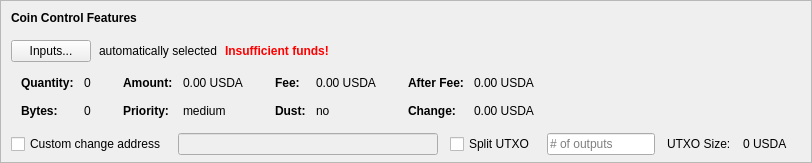
    <widget class="QFrame" name="frameCreditControl">
     <property name="sizePolicy">
      <sizepolicy hsizetype="Expanding" vsizetype="Expanding">
       <horstretch>0</horstretch>
       <verstretch>0</verstretch>
      </sizepolicy>
     </property>
     <property name="maximumSize">
      <size>
       <width>16777215</width>
       <height>16777215</height>
      </size>
     </property>
     <property name="frameShape">
      <enum>QFrame::StyledPanel</enum>
     </property>
     <property name="frameShadow">
      <enum>QFrame::Sunken</enum>
     </property>
     <layout class="QVBoxLayout" name="verticalLayoutCreditControl2">
      <property name="spacing">
       <number>0</number>
      </property>
      <property name="leftMargin">
       <number>0</number>
      </property>
      <property name="topMargin">
       <number>0</number>
      </property>
      <property name="rightMargin">
       <number>0</number>
      </property>
      <property name="bottomMargin">
       <number>6</number>
      </property>
      <item>
       <layout class="QVBoxLayout" name="verticalLayoutCreditControl" stretch="0,0,0,0,1">
        <property name="spacing">
         <number>0</number>
        </property>
        <property name="leftMargin">
         <number>10</number>
        </property>
        <property name="topMargin">
         <number>10</number>
        </property>
        <item>
         <layout class="QHBoxLayout" name="horizontalLayoutCreditControl1">
          <property name="bottomMargin">
           <number>15</number>
          </property>
          <item>
           <widget class="QLabel" name="labelCreditControlFeatures">
            <property name="sizePolicy">
             <sizepolicy hsizetype="Preferred" vsizetype="Maximum">
              <horstretch>0</horstretch>
              <verstretch>0</verstretch>
             </sizepolicy>
            </property>
            <property name="font">
             <font>
              <weight>75</weight>
              <bold>true</bold>
             </font>
            </property>
            <property name="styleSheet">
             <string notr="true">font-weight:bold;</string>
            </property>
            <property name="text">
             <string>Coin Control Features</string>
            </property>
           </widget>
          </item>
         </layout>
        </item>
        <item>
         <layout class="QHBoxLayout" name="horizontalLayoutCreditControl2" stretch="0,0,0,0">
          <property name="spacing">
           <number>8</number>
          </property>
          <property name="bottomMargin">
           <number>10</number>
          </property>
          <item>
           <widget class="QPushButton" name="pushButtonCreditControl">
            <property name="styleSheet">
             <string notr="true"/>
            </property>
            <property name="text">
             <string>Inputs...</string>
            </property>
            <property name="autoDefault">
             <bool>false</bool>
            </property>
           </widget>
          </item>
          <item>
           <widget class="QLabel" name="labelCreditControlAutomaticallySelected">
            <property name="text">
             <string>automatically selected</string>
            </property>
            <property name="margin">
             <number>5</number>
            </property>
           </widget>
          </item>
          <item>
           <widget class="QLabel" name="labelCreditControlInsuffFunds">
            <property name="font">
             <font>
              <weight>75</weight>
              <bold>true</bold>
             </font>
            </property>
            <property name="styleSheet">
             <string notr="true">color:red;font-weight:bold;</string>
            </property>
            <property name="text">
             <string>Insufficient funds!</string>
            </property>
            <property name="margin">
             <number>5</number>
            </property>
           </widget>
          </item>
          <item>
           <spacer name="horizontalSpacerCreditControl">
            <property name="orientation">
             <enum>Qt::Horizontal</enum>
            </property>
            <property name="sizeHint" stdset="0">
             <size>
              <width>40</width>
              <height>1</height>
             </size>
            </property>
           </spacer>
          </item>
         </layout>
        </item>
        <item>
         <widget class="QWidget" name="widgetCreditControl" native="true">
          <property name="sizePolicy">
           <sizepolicy hsizetype="Preferred" vsizetype="Preferred">
            <horstretch>0</horstretch>
            <verstretch>0</verstretch>
           </sizepolicy>
          </property>
          <property name="minimumSize">
           <size>
            <width>0</width>
            <height>0</height>
           </size>
          </property>
          <property name="styleSheet">
           <string notr="true"/>
          </property>
          <layout class="QHBoxLayout" name="horizontalLayoutCreditControl5">
           <property name="leftMargin">
            <number>0</number>
           </property>
           <property name="topMargin">
            <number>0</number>
           </property>
           <property name="rightMargin">
            <number>0</number>
           </property>
           <property name="bottomMargin">
            <number>0</number>
           </property>
           <item>
            <layout class="QHBoxLayout" name="horizontalLayoutCreditControl3" stretch="0,0,0,1">
             <property name="spacing">
              <number>20</number>
             </property>
             <property name="topMargin">
              <number>0</number>
             </property>
             <property name="bottomMargin">
              <number>10</number>
             </property>
             <item>
              <layout class="QFormLayout" name="formLayoutCreditControl1">
               <property name="horizontalSpacing">
                <number>10</number>
               </property>
               <property name="verticalSpacing">
                <number>14</number>
               </property>
               <property name="leftMargin">
                <number>10</number>
               </property>
               <property name="topMargin">
                <number>4</number>
               </property>
               <property name="rightMargin">
                <number>6</number>
               </property>
               <item row="0" column="0">
                <widget class="QLabel" name="labelCreditControlQuantityText">
                 <property name="font">
                  <font>
                   <weight>75</weight>
                   <bold>true</bold>
                  </font>
                 </property>
                 <property name="text">
                  <string>Quantity:</string>
                 </property>
                 <property name="margin">
                  <number>0</number>
                 </property>
                </widget>
               </item>
               <item row="0" column="1">
                <widget class="QLabel" name="labelCreditControlQuantity">
                 <property name="cursor">
                  <cursorShape>IBeamCursor</cursorShape>
                 </property>
                 <property name="contextMenuPolicy">
                  <enum>Qt::ActionsContextMenu</enum>
                 </property>
                 <property name="text">
                  <string notr="true">0</string>
                 </property>
                 <property name="margin">
                  <number>0</number>
                 </property>
                 <property name="textInteractionFlags">
                  <set>Qt::LinksAccessibleByMouse|Qt::TextSelectableByKeyboard|Qt::TextSelectableByMouse</set>
                 </property>
                </widget>
               </item>
               <item row="1" column="0">
                <widget class="QLabel" name="labelCreditControlBytesText">
                 <property name="font">
                  <font>
                   <weight>75</weight>
                   <bold>true</bold>
                  </font>
                 </property>
                 <property name="text">
                  <string>Bytes:</string>
                 </property>
                </widget>
               </item>
               <item row="1" column="1">
                <widget class="QLabel" name="labelCreditControlBytes">
                 <property name="cursor">
                  <cursorShape>IBeamCursor</cursorShape>
                 </property>
                 <property name="contextMenuPolicy">
                  <enum>Qt::ActionsContextMenu</enum>
                 </property>
                 <property name="text">
                  <string notr="true">0</string>
                 </property>
                 <property name="textInteractionFlags">
                  <set>Qt::LinksAccessibleByMouse|Qt::TextSelectableByKeyboard|Qt::TextSelectableByMouse</set>
                 </property>
                </widget>
               </item>
              </layout>
             </item>
             <item>
              <layout class="QFormLayout" name="formLayoutCreditControl2">
               <property name="horizontalSpacing">
                <number>10</number>
               </property>
               <property name="verticalSpacing">
                <number>14</number>
               </property>
               <property name="leftMargin">
                <number>6</number>
               </property>
               <property name="topMargin">
                <number>4</number>
               </property>
               <property name="rightMargin">
                <number>6</number>
               </property>
               <item row="0" column="0">
                <widget class="QLabel" name="labelCreditControlAmountText">
                 <property name="font">
                  <font>
                   <weight>75</weight>
                   <bold>true</bold>
                  </font>
                 </property>
                 <property name="text">
                  <string>Amount:</string>
                 </property>
                 <property name="margin">
                  <number>0</number>
                 </property>
                </widget>
               </item>
               <item row="0" column="1">
                <widget class="QLabel" name="labelCreditControlAmount">
                 <property name="cursor">
                  <cursorShape>IBeamCursor</cursorShape>
                 </property>
                 <property name="contextMenuPolicy">
                  <enum>Qt::ActionsContextMenu</enum>
                 </property>
                 <property name="text">
                  <string notr="true">0.00 USDA</string>
                 </property>
                 <property name="textInteractionFlags">
                  <set>Qt::LinksAccessibleByMouse|Qt::TextSelectableByKeyboard|Qt::TextSelectableByMouse</set>
                 </property>
                </widget>
               </item>
               <item row="1" column="0">
                <widget class="QLabel" name="labelCreditControlPriorityText">
                 <property name="font">
                  <font>
                   <weight>75</weight>
                   <bold>true</bold>
                  </font>
                 </property>
                 <property name="text">
                  <string>Priority:</string>
                 </property>
                </widget>
               </item>
               <item row="1" column="1">
                <widget class="QLabel" name="labelCreditControlPriority">
                 <property name="cursor">
                  <cursorShape>IBeamCursor</cursorShape>
                 </property>
                 <property name="contextMenuPolicy">
                  <enum>Qt::ActionsContextMenu</enum>
                 </property>
                 <property name="text">
                  <string>medium</string>
                 </property>
                 <property name="textInteractionFlags">
                  <set>Qt::LinksAccessibleByMouse|Qt::TextSelectableByKeyboard|Qt::TextSelectableByMouse</set>
                 </property>
                </widget>
               </item>
              </layout>
             </item>
             <item>
              <layout class="QFormLayout" name="formLayoutCreditControl3">
               <property name="horizontalSpacing">
                <number>10</number>
               </property>
               <property name="verticalSpacing">
                <number>14</number>
               </property>
               <property name="leftMargin">
                <number>6</number>
               </property>
               <property name="topMargin">
                <number>4</number>
               </property>
               <property name="rightMargin">
                <number>6</number>
               </property>
               <item row="0" column="0">
                <widget class="QLabel" name="labelCreditControlFeeText">
                 <property name="font">
                  <font>
                   <weight>75</weight>
                   <bold>true</bold>
                  </font>
                 </property>
                 <property name="text">
                  <string>Fee:</string>
                 </property>
                 <property name="margin">
                  <number>0</number>
                 </property>
                </widget>
               </item>
               <item row="0" column="1">
                <widget class="QLabel" name="labelCreditControlFee">
                 <property name="cursor">
                  <cursorShape>IBeamCursor</cursorShape>
                 </property>
                 <property name="contextMenuPolicy">
                  <enum>Qt::ActionsContextMenu</enum>
                 </property>
                 <property name="text">
                  <string notr="true">0.00 USDA</string>
                 </property>
                 <property name="textInteractionFlags">
                  <set>Qt::LinksAccessibleByMouse|Qt::TextSelectableByKeyboard|Qt::TextSelectableByMouse</set>
                 </property>
                </widget>
               </item>
               <item row="1" column="0">
                <widget class="QLabel" name="labelCreditControlLowOutputText">
                 <property name="font">
                  <font>
                   <weight>75</weight>
                   <bold>true</bold>
                  </font>
                 </property>
                 <property name="text">
                  <string>Dust:</string>
                 </property>
                </widget>
               </item>
               <item row="1" column="1">
                <widget class="QLabel" name="labelCreditControlLowOutput">
                 <property name="cursor">
                  <cursorShape>IBeamCursor</cursorShape>
                 </property>
                 <property name="contextMenuPolicy">
                  <enum>Qt::ActionsContextMenu</enum>
                 </property>
                 <property name="text">
                  <string>no</string>
                 </property>
                 <property name="textInteractionFlags">
                  <set>Qt::LinksAccessibleByMouse|Qt::TextSelectableByKeyboard|Qt::TextSelectableByMouse</set>
                 </property>
                </widget>
               </item>
              </layout>
             </item>
             <item>
              <layout class="QFormLayout" name="formLayoutCreditControl4">
               <property name="horizontalSpacing">
                <number>10</number>
               </property>
               <property name="verticalSpacing">
                <number>14</number>
               </property>
               <property name="leftMargin">
                <number>6</number>
               </property>
               <property name="topMargin">
                <number>4</number>
               </property>
               <property name="rightMargin">
                <number>6</number>
               </property>
               <item row="0" column="0">
                <widget class="QLabel" name="labelCreditControlAfterFeeText">
                 <property name="font">
                  <font>
                   <weight>75</weight>
                   <bold>true</bold>
                  </font>
                 </property>
                 <property name="text">
                  <string>After Fee:</string>
                 </property>
                 <property name="margin">
                  <number>0</number>
                 </property>
                </widget>
               </item>
               <item row="0" column="1">
                <widget class="QLabel" name="labelCreditControlAfterFee">
                 <property name="cursor">
                  <cursorShape>IBeamCursor</cursorShape>
                 </property>
                 <property name="contextMenuPolicy">
                  <enum>Qt::ActionsContextMenu</enum>
                 </property>
                 <property name="text">
                  <string notr="true">0.00 USDA</string>
                 </property>
                 <property name="textInteractionFlags">
                  <set>Qt::LinksAccessibleByMouse|Qt::TextSelectableByKeyboard|Qt::TextSelectableByMouse</set>
                 </property>
                </widget>
               </item>
               <item row="1" column="0">
                <widget class="QLabel" name="labelCreditControlChangeText">
                 <property name="font">
                  <font>
                   <weight>75</weight>
                   <bold>true</bold>
                  </font>
                 </property>
                 <property name="text">
                  <string>Change:</string>
                 </property>
                </widget>
               </item>
               <item row="1" column="1">
                <widget class="QLabel" name="labelCreditControlChange">
                 <property name="cursor">
                  <cursorShape>IBeamCursor</cursorShape>
                 </property>
                 <property name="contextMenuPolicy">
                  <enum>Qt::ActionsContextMenu</enum>
                 </property>
                 <property name="text">
                  <string notr="true">0.00 USDA</string>
                 </property>
                 <property name="textInteractionFlags">
                  <set>Qt::LinksAccessibleByMouse|Qt::TextSelectableByKeyboard|Qt::TextSelectableByMouse</set>
                 </property>
                </widget>
               </item>
              </layout>
             </item>
            </layout>
           </item>
          </layout>
         </widget>
        </item>
        <item>
         <layout class="QHBoxLayout" name="horizontalLayoutCreditControl4" stretch="0,0,0,0,0,0,0">
          <property name="spacing">
           <number>12</number>
          </property>
          <property name="sizeConstraint">
           <enum>QLayout::SetDefaultConstraint</enum>
          </property>
          <property name="topMargin">
           <number>5</number>
          </property>
          <property name="rightMargin">
           <number>5</number>
          </property>
          <item>
           <widget class="QCheckBox" name="checkBoxCreditControlChange">
            <property name="toolTip">
             <string>If this is activated, but the change address is empty or invalid, change will be sent to a newly generated address.</string>
            </property>
            <property name="text">
             <string>Custom change address</string>
            </property>
           </widget>
          </item>
          <item>
           <widget class="QValidatedLineEdit" name="lineEditCreditControlChange">
            <property name="enabled">
             <bool>false</bool>
            </property>
            <property name="sizePolicy">
             <sizepolicy hsizetype="Expanding" vsizetype="Fixed">
              <horstretch>0</horstretch>
              <verstretch>0</verstretch>
             </sizepolicy>
            </property>
           </widget>
          </item>
          <item>
           <widget class="QCheckBox" name="splitBlockCheckBox">
            <property name="text">
             <string>Split UTXO</string>
            </property>
           </widget>
          </item>
          <item>
           <widget class="QLineEdit" name="splitBlockLineEdit">
            <property name="sizePolicy">
             <sizepolicy hsizetype="Fixed" vsizetype="Fixed">
              <horstretch>50</horstretch>
              <verstretch>0</verstretch>
             </sizepolicy>
            </property>
            <property name="placeholderText">
             <string># of outputs</string>
            </property>
           </widget>
          </item>
          <item>
           <widget class="QLabel" name="labelBlockSizeText">
            <property name="text">
             <string>UTXO Size:</string>
            </property>
           </widget>
          </item>
          <item>
           <widget class="QLabel" name="labelBlockSize">
            <property name="text">
             <string>0 USDA</string>
            </property>
           </widget>
          </item>
          <item>
           <widget class="QLabel" name="labelCreditControlChangeLabel">
            <property name="sizePolicy">
             <sizepolicy hsizetype="Preferred" vsizetype="Expanding">
              <horstretch>0</horstretch>
              <verstretch>0</verstretch>
             </sizepolicy>
            </property>
            <property name="minimumSize">
             <size>
              <width>0</width>
              <height>0</height>
             </size>
            </property>
            <property name="text">
             <string/>
            </property>
            <property name="margin">
             <number>3</number>
            </property>
           </widget>
          </item>
         </layout>
        </item>
        <item>
         <spacer name="verticalSpacerCreditControl">
          <property name="orientation">
           <enum>Qt::Vertical</enum>
          </property>
          <property name="sizeHint" stdset="0">
           <size>
            <width>800</width>
            <height>1</height>
           </size>
          </property>
         </spacer>
        </item>
       </layout>
      </item>
     </layout>
    </widget>
